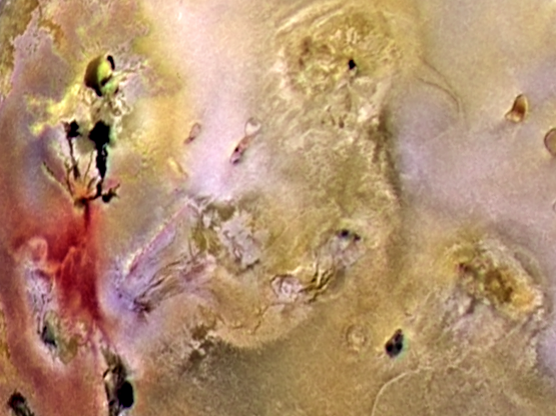
%> input picture EEE4165/HW5/jupiter.tif, 556 x 416 px
$ octave main.m   (GNU Octave 9; MATLAB toolbox functions it lacks are replaced by stand-ins)
%> lines starting %> are read from the running program, lines starting %| are printed output that depends on the picture; in (x1, y1, x2, y2) boxes, pixels count from 0 and x2, y2 are one past the last pixel; in counts of white or black regions, pixels touching at a corner belong together; the program's own positions count from 1
### EEE4165/HW5/scalePixel.m
function ret = scalePixel(img)
    ret = img;
    [row, col] = size(img);

    minValue = img(1, 1);
    maxValue = img(1, 1);

    for r = 1:row
        for c = 1:col
            minValue = min(minValue, img(r, c));
            maxValue = max(maxValue, img(r, c));
        end
    end

    factor = maxValue - minValue;
    if (factor == 0)
        factor = 1;
    end

    for r = 1:row
        for c = 1:col
            ret(r, c) = (img(r, c) - minValue) / factor * 255;
        end
    end

    ret = uint8(ret);
end

### EEE4165/HW5/main.m
clear; clc; close all; warning off;

%% ---------- 1

img = double(imread('jupiter.tif'));
[row, col, ch] = size(img);
%> row = 416; col = 556; ch = 3

R = img(:, :, 1);
G = img(:, :, 2);
B = img(:, :, 3);
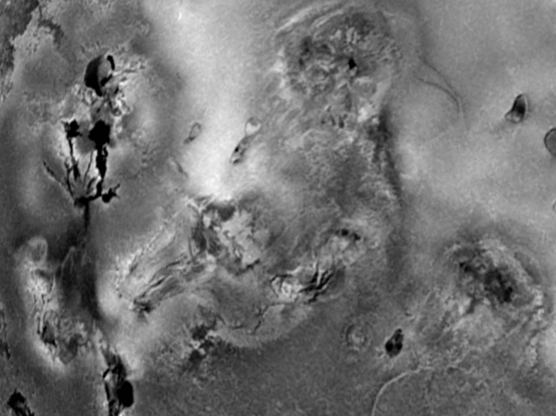
%> B: size 416x556 double; min 0, max 250, mean 113.3

hSpace = zeros(row, col);
sSpace = zeros(row, col);
iSpace = zeros(row, col);

for r = 1:row
    for c = 1:col
        red = R(r, c);
        green = G(r, c);
        blue = B(r, c);

        % h space-----------------
        theta = (((red - green) + (red - blue)) / 2) / (sqrt((red - green) ^ 2 + (red - blue) * (green - blue)));
        theta = acosd(theta);
        if (blue <= green)
            hSpace(r, c) = theta;
        else
            hSpace(r, c) = 360 - theta;
        end

        % s space-----------------
        sSpace(r, c) = 1 - 3 / (red + green + blue) * min([red, green, blue]);

        % i space-----------------
        iSpace(r, c) = (red + green + blue) / 3;
    end
end
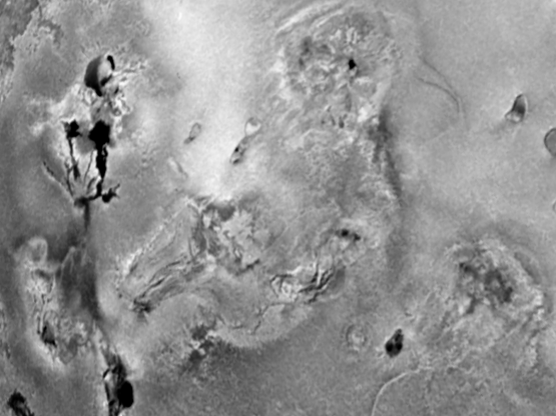
%> iSpace: size 416x556 double; min 0, max 251, mean 146.4
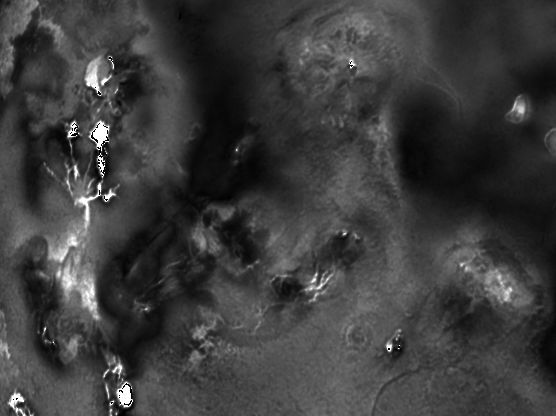
%> sSpace: size 416x556 double; 0.11% of the values are NaN or infinite; the others: min 0.0171, max 1, mean 0.253; drawn with min black, max white, NaN and infinite black

maxS = max(sSpace, [], 'all');
%> maxS = 1

%----------------------------------------------
thres10 = maxS * 0.1;
%> thres10 = 0.1
mask10 = zeros(row, col);

for r = 1:row
    for c = 1:col
        if (sSpace(r, c) >= thres10)
            mask10(r, c) = 1;
        else
            mask10(r, c) = 0;
        end
    end
end
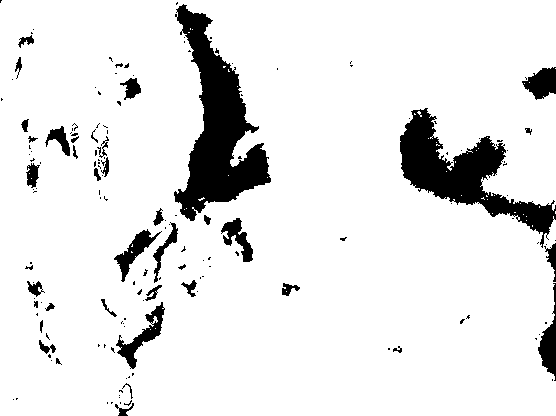
%> mask10: size 416x556 double; values 0 (black) and 1 (white), 90.1% white; 158 black regions (117 under 20 px), largest, box (x1, y1, x2, y2) and area: (174, 4, 271, 221) 8863, (400, 108, 556, 248) 6791, (116, 302, 165, 369) 879

thres10 = 320;
hueMask10 = hSpace .* mask10;

for r = 1:row
    for c = 1:col
        if (hueMask10(r, c) >= thres10)
            hueMask10(r, c) = 1;
        else
            hueMask10(r, c) = 0;
        end
    end
end
%> hueMask10: size 416x556 double; values 0 (black) and 1 (white), 3.3% white; 82 white regions (64 under 20 px), largest, box (x1, y1, x2, y2) and area: (24, 224, 173, 352) 5113, (37, 231, 81, 264) 677, (26, 129, 50, 167) 496

result10 = double(img) .* hueMask10;

%----------------------------------------------
thres20 = maxS * 0.2;
%> thres20 = 0.2
mask20 = zeros(row, col);

for r = 1:row
    for c = 1:col
        if (sSpace(r, c) >= thres20)
            mask20(r, c) = 1;
        else
            mask20(r, c) = 0;
        end
    end
end
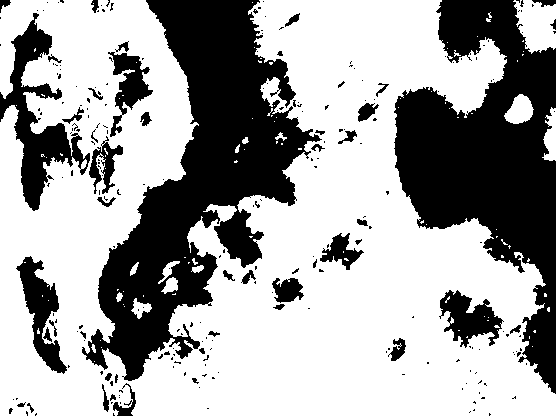
%> mask20: size 416x556 double; values 0 (black) and 1 (white), 64.4% white; 243 black regions (195 under 20 px), largest, box (x1, y1, x2, y2) and area: (82, 0, 322, 381) 35331, (394, 0, 556, 394) 30454, (0, 13, 90, 211) 5366

thres20 = 320;
hueMask20 = hSpace .* mask20;

for r = 1:row
    for c = 1:col
        if (hueMask20(r, c) >= thres20)
            hueMask20(r, c) = 1;
        else
            hueMask20(r, c) = 0;
        end
    end
end
%> hueMask20: size 416x556 double; values 0 (black) and 1 (white), 1.5% white; 78 white regions (62 under 20 px), largest, box (x1, y1, x2, y2) and area: (55, 253, 110, 343) 1747, (37, 231, 81, 264) 677, (34, 269, 50, 287) 128

result20 = double(img) .* hueMask20;


mkdir implementation1

% figure();
% imshow(uint8(hSpace));
imwrite(uint8(hSpace), 'implementation1/hSpace.png');
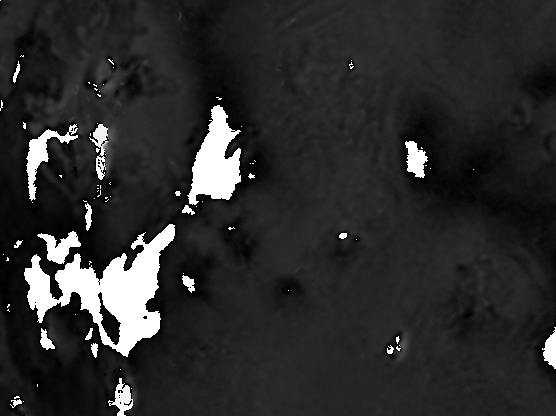
%> saved as hSpace.png: size 416x556 uint8; min 0, max 255, mean 44

% figure();
% imshow(scalePixel(hSpace));
imwrite(scalePixel(hSpace), 'implementation1/hSpace_scaled.png');
%> in scalePixel, `minValue = img(1, 1);`: minValue = 350.4
%> after the loop in scalePixel, `for r = 1:row`: maxValue = 359.6; minValue = 0
%> in scalePixel, `factor = maxValue - minValue;`: factor = 359.6

% figure();
% imshow(uint8(sSpace));
imwrite(uint8(sSpace), 'implementation1/sSpace.png');
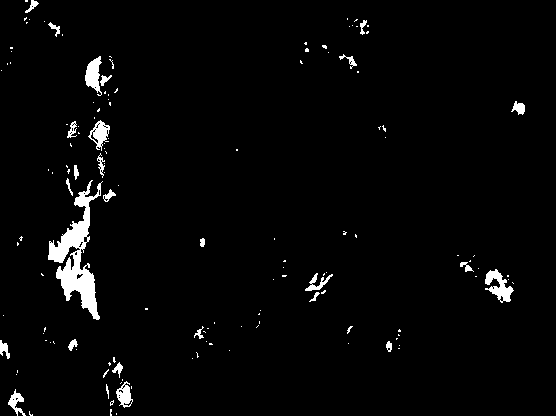
%> saved as sSpace.png: size 416x556 uint8; values 0 (black) and 1 (white), 2.6% white; 141 white regions (114 under 20 px), largest, box (x1, y1, x2, y2) and area: (48, 180, 103, 320) 2597, (485, 269, 514, 303) 464, (85, 56, 102, 96) 386

% figure();
% imshow(scalePixel(sSpace));
imwrite(scalePixel(sSpace), 'implementation1/sSpace_scaled.png');

% figure();
% imshow(uint8(iSpace));
imwrite(uint8(iSpace), 'implementation1/iSpace.png');

% figure();
% imshow(uint8(mask10));
imwrite(uint8(mask10), 'implementation1/mask10.png');

% figure();
% imshow(scalePixel(mask10));
imwrite(scalePixel(mask10), 'implementation1/mask10_scaled.png');
%> (the run ends here)
